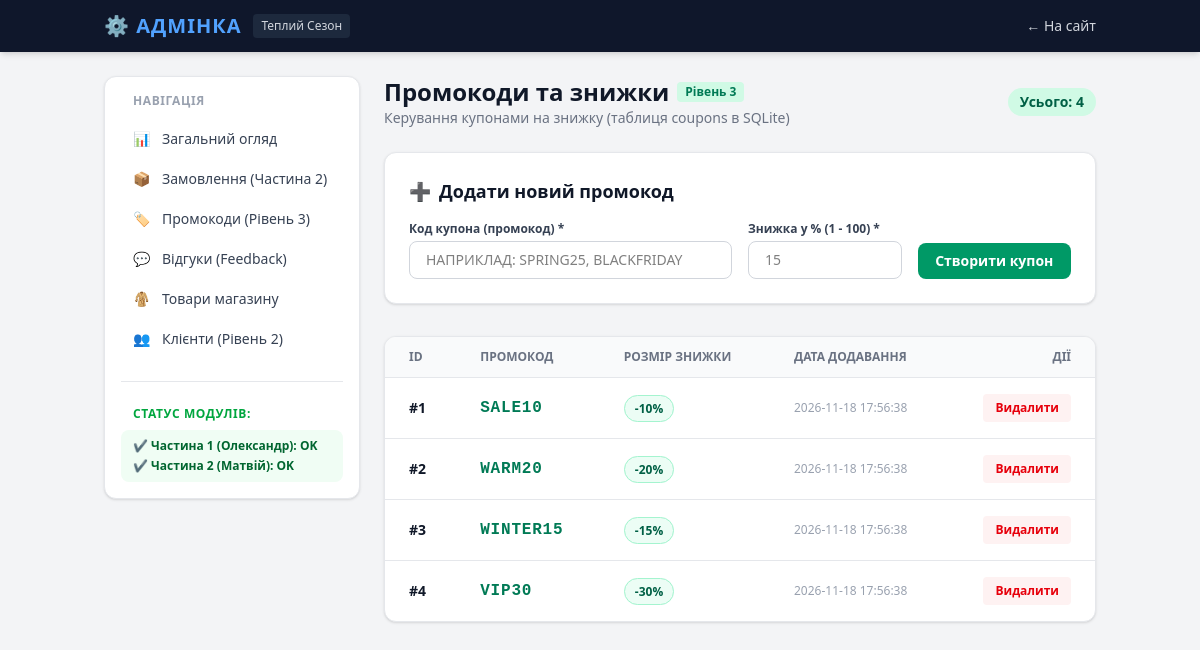
Screenshot of /admin/coupons with the database file from the repository.
### tables this page shows
CREATE TABLE coupons (
                id INTEGER PRIMARY KEY AUTOINCREMENT,
                code TEXT NOT NULL UNIQUE,
                discount_percent INTEGER NOT NULL,
                created_at TIMESTAMP DEFAULT CURRENT_TIMESTAMP
            );

### routes/admin.py (the view)
@admin_bp.route('/coupons')
def coupons_list():
    coupons = models.get_all_coupons()
    return render_template('admin/coupons.html', coupons=coupons)

### models.py (called while the page is built)
def get_db():
    if 'db' not in g:
        g.db = sqlite3.connect(
            current_app.config['DATABASE'],
            detect_types=sqlite3.PARSE_DECLTYPES
        )
        g.db.row_factory = sqlite3.Row
        g.db.execute('PRAGMA foreign_keys = ON;')
    return g.db

def get_all_coupons():
    db = get_db()
    return db.execute('SELECT * FROM coupons ORDER BY id ASC;').fetchall()

### templates/admin/coupons.html (shortened to what this page needs)
{% extends "admin/base_admin.html" %}
{% block admin_content %}
<div class="mb-6 flex justify-between items-center">
    <div>
        <div class="flex items-center gap-2">
            <h1 class="text-2xl font-bold text-gray-900">Промокоди та знижки</h1>
            <span class="bg-emerald-100 text-emerald-700 text-xs font-bold px-2 py-0.5 rounded">Рівень 3</span>
        </div>
        <p class="text-gray-500 text-sm">Керування купонами на знижку (таблиця coupons в SQLite)</p>
    </div>
    <span class="text-sm font-semibold bg-emerald-100 text-emerald-800 px-3 py-1 rounded-full">Усього: {{ coupons|length }}</span>
</div>
<div class="bg-white rounded-xl border border-gray-200 shadow-sm p-6 mb-8">
    <h2 class="text-lg font-bold text-gray-900 mb-4 flex items-center gap-2">
        <span>➕</span> Додати новий промокод
    </h2>
    <form method="POST" action="{{ url_for('admin_bp.coupon_add') }}" class="grid grid-cols-1 sm:grid-cols-12 gap-4">
        <div class="sm:col-span-6">
            <label class="block text-xs font-semibold text-gray-700 mb-1">Код купона (промокод) *</label>
            <input type="text" name="code" required placeholder="Наприклад: SPRING25, BLACKFRIDAY"
                   class="w-full px-4 py-2 border border-gray-300 rounded-lg text-sm uppercase focus:ring-2 focus:ring-emerald-500 focus:outline-none">
        </div>
        <div class="sm:col-span-3">
            <label class="block text-xs font-semibold text-gray-700 mb-1">Знижка у % (1 - 100) *</label>
            <input type="number" name="discount_percent" min="1" max="100" required placeholder="15"
                   class="w-full px-4 py-2 border border-gray-300 rounded-lg text-sm focus:ring-2 focus:ring-emerald-500 focus:outline-none">
        </div>
        <div class="sm:col-span-3 flex items-end">
            <button type="submit" class="w-full bg-emerald-600 hover:bg-emerald-700 text-white font-semibold py-2 px-4 rounded-lg text-sm transition cursor-pointer">
                Створити купон
            </button>
        </div>
    </form>
</div>
<div class="bg-white rounded-xl border border-gray-200 shadow-sm overflow-hidden">
    {% if coupons %}
    <div class="overflow-x-auto">
        <table class="w-full text-left text-sm text-gray-700">
            <thead class="bg-gray-50 text-xs uppercase text-gray-500 border-b border-gray-200">
                <tr>
                    <th class="px-6 py-3">ID</th>
                    <th class="px-6 py-3">Промокод</th>
                    <th class="px-6 py-3">Розмір знижки</th>
                    <th class="px-6 py-3">Дата додавання</th>
                    <th class="px-6 py-3 text-right">Дії</th>
                </tr>
            </thead>
            <tbody class="divide-y divide-gray-200">
                {% for c in coupons %}
                <tr class="hover:bg-gray-50 transition">
                    <td class="px-6 py-4 font-bold text-gray-900">#{{ c.id }}</td>
                    <td class="px-6 py-4 font-mono font-black text-emerald-700 text-base tracking-wider">{{ c.code }}</td>
                    <td class="px-6 py-4 font-bold text-gray-900">
                        <span class="bg-emerald-50 text-emerald-800 border border-emerald-200 px-2.5 py-1 rounded-full text-xs font-bold">
                            -{{ c.discount_percent }}%
                        </span>
                    </td>
                    <td class="px-6 py-4 text-xs text-gray-400 whitespace-nowrap">{{ c.created_at }}</td>
                    <td class="px-6 py-4 text-right">
                        <form method="POST" action="{{ url_for('admin_bp.coupon_delete', coupon_id=c.id) }}" onsubmit="return confirm('Видалити промокод {{ c.code }}?');">
                            <button type="submit" class="text-xs bg-red-50 hover:bg-red-100 text-red-600 font-semibold px-3 py-1.5 rounded transition">
                                Видалити
                            </button>
                        </form>
                    </td>
                </tr>
                {% endfor %}
            </tbody>
        </table>
    </div>
    {% else %}
    <div class="p-8 text-center text-gray-400">
        У базі немає активних промокодів.
    </div>
    {% endif %}
</div>
{% endblock %}

### rows the page displays
coupons: id "1", code "SALE10", discount_percent "10", created_at "2026-11-18 17:56:38"
coupons: id "2", code "WARM20", discount_percent "20", created_at "2026-11-18 17:56:38"
coupons: id "3", code "WINTER15", discount_percent "15", created_at "2026-11-18 17:56:38"
coupons: id "4", code "VIP30", discount_percent "30", created_at "2026-11-18 17:56:38"

### other values shown
{{ coupons|length }} "4"
